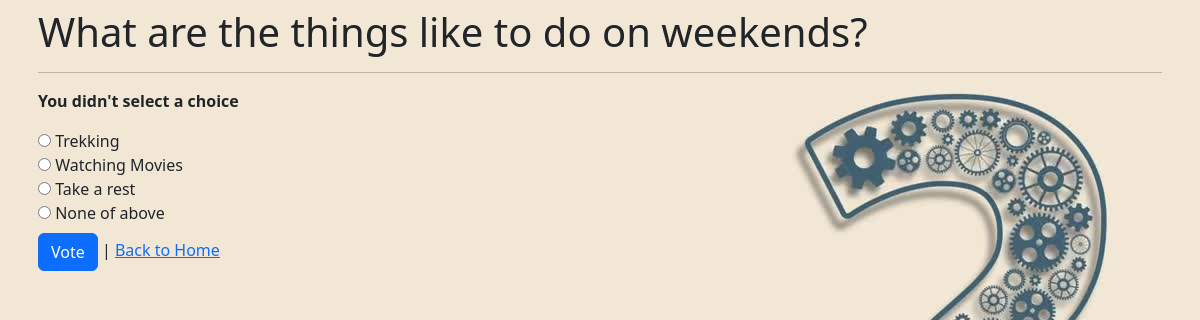
/9/votes/, run on the app's committed database.
### demo/models.py (models this page shows, shortened)
class Question(models.Model):
    question_text = models.CharField(max_length=200)
    pub_date = models.DateTimeField("Date Published")

class Choice(models.Model):
    question = models.ForeignKey(Question, on_delete=models.CASCADE)
    choice_text = models.CharField(max_length=200)
    votes = models.IntegerField(default=0)

### demo/views.py (the view)
# urls.py: path("<int:question_id>/votes/", views.votes, name="votes"),
def votes(request, question_id):
    que = get_object_or_404(Question, id=question_id)
    try:
        selected_choice = que.choice_set.get(id=request.POST['choice'])
    except(KeyError, Choice.DoesNotExist):
        return render(request, 'demo/details.html', {'question': que, 'error_message': "You didn't select a choice"})
    else:
        selected_choice.votes += 1
        selected_choice.save()
        return redirect(reverse('demo:results', args=(que.id,)))

### demo/templates/demo/details.html (shortened to what this page needs)
<!DOCTYPE html>
{% load static %}
<html lang="en">
    <head>
        <link href="https://cdn.jsdelivr.net/npm/bootstrap@5.3.0-alpha3/dist/css/bootstrap.min.css" rel="stylesheet">
    </head>
    <body background="{% static 'images/background.jpg' %}">
        <div class="container mx-auto p-2">
            <form action="{% url 'demo:votes' question.id %}" method="post">
                <fieldset>
                    <legend><h1>{{ question.question_text }}</h1></legend>
                    <hr/>
                    {% if error_message %}<p><strong>{{ error_message }}</strong></p>{% endif %}
                    {% for choice in question.choice_set.all %}
                        <input type="radio" name="choice" id="choice{{ forloop.counter }}" value="{{ choice.id }}">
                        <label for="choice{{ forloop.counter }}">{{ choice.choice_text }}</label><br>
                    {% endfor %}
                </fieldset>
                <div class="mt-2">
                    <button class="btn btn-primary" type="submit">Vote</button> |
                    <a href="{% url 'demo:index' %}">Back to Home</a>
                </div>
            </form>
        </div>
    </body>
</html>

### data on the page
Question: question_text "What are the things like to do on weekends?"
Choice: choice_text "Trekking"
Choice: choice_text "Watching Movies"
Choice: choice_text "Take a rest"
Choice: choice_text "None of above"

### other printed values
{{ error_message }} "You didn't select a choice"
